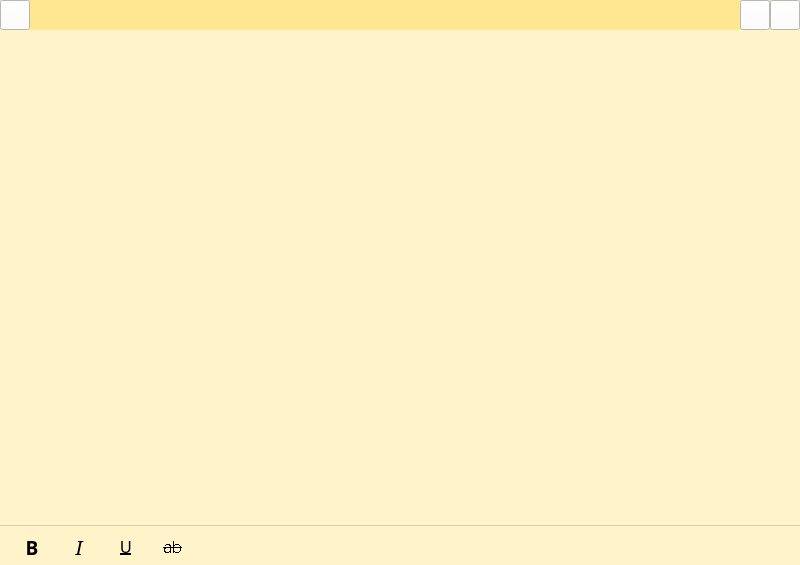
<?xml version="1.0" encoding="UTF-8"?>
<ui version="4.0">
 <class>Form</class>
 <widget class="QWidget" name="Form">
  <property name="geometry">
   <rect>
    <x>0</x>
    <y>0</y>
    <width>800</width>
    <height>565</height>
   </rect>
  </property>
  <property name="windowTitle">
   <string>Form</string>
  </property>
  <property name="styleSheet">
   <string notr="true">background-color: #fff3c9;</string>
  </property>
  <widget class="QWidget" name="widget" native="true">
   <property name="geometry">
    <rect>
     <x>0</x>
     <y>0</y>
     <width>800</width>
     <height>30</height>
    </rect>
   </property>
   <property name="styleSheet">
    <string notr="true">background-color: #ffe792;</string>
   </property>
   <widget class="QPushButton" name="ayarlar">
    <property name="geometry">
     <rect>
      <x>770</x>
      <y>0</y>
      <width>30</width>
      <height>30</height>
     </rect>
    </property>
    <property name="minimumSize">
     <size>
      <width>30</width>
      <height>30</height>
     </size>
    </property>
    <property name="maximumSize">
     <size>
      <width>30</width>
      <height>30</height>
     </size>
    </property>
    <property name="styleSheet">
     <string notr="true">QPushButton{background-color: white;}
QPushButton:disabled{ background-color: yellow; }
QPushButton:pressed{ background-color: orange; }
QPushButton:focus:pressed{ background-color: gray; }
QPushButton:focus{ background-color:black; }
QPushButton:hover{ background-color: white; }
QPushButton:checked{ background-color: pink; }
</string>
    </property>
    <property name="text">
     <string/>
    </property>
    <property name="icon">
     <iconset>
      <normaloff>../icons/closenoot50.png</normaloff>../icons/closenoot50.png</iconset>
    </property>
    <property name="iconSize">
     <size>
      <width>20</width>
      <height>20</height>
     </size>
    </property>
   </widget>
   <widget class="QPushButton" name="ayarlar_2">
    <property name="geometry">
     <rect>
      <x>0</x>
      <y>0</y>
      <width>30</width>
      <height>30</height>
     </rect>
    </property>
    <property name="minimumSize">
     <size>
      <width>30</width>
      <height>30</height>
     </size>
    </property>
    <property name="maximumSize">
     <size>
      <width>30</width>
      <height>30</height>
     </size>
    </property>
    <property name="styleSheet">
     <string notr="true">QPushButton{background-color: white;}
QPushButton:disabled{ background-color: yellow; }
QPushButton:pressed{ background-color: orange; }
QPushButton:focus:pressed{ background-color: gray; }
QPushButton:focus{ background-color:black; }
QPushButton:hover{ background-color: white; }
QPushButton:checked{ background-color: pink; }
</string>
    </property>
    <property name="text">
     <string/>
    </property>
    <property name="icon">
     <iconset>
      <normaloff>../icons/closenoot50.png</normaloff>../icons/closenoot50.png</iconset>
    </property>
    <property name="iconSize">
     <size>
      <width>20</width>
      <height>20</height>
     </size>
    </property>
   </widget>
   <widget class="QPushButton" name="ayarlar_3">
    <property name="geometry">
     <rect>
      <x>740</x>
      <y>0</y>
      <width>30</width>
      <height>30</height>
     </rect>
    </property>
    <property name="minimumSize">
     <size>
      <width>30</width>
      <height>30</height>
     </size>
    </property>
    <property name="maximumSize">
     <size>
      <width>30</width>
      <height>30</height>
     </size>
    </property>
    <property name="styleSheet">
     <string notr="true">QPushButton{background-color: white;}
QPushButton:disabled{ background-color: yellow; }
QPushButton:pressed{ background-color: orange; }
QPushButton:focus:pressed{ background-color: gray; }
QPushButton:focus{ background-color:black; }
QPushButton:hover{ background-color: white; }
QPushButton:checked{ background-color: pink; }
</string>
    </property>
    <property name="text">
     <string/>
    </property>
    <property name="icon">
     <iconset>
      <normaloff>../icons/closenoot50.png</normaloff>../icons/closenoot50.png</iconset>
    </property>
    <property name="iconSize">
     <size>
      <width>20</width>
      <height>20</height>
     </size>
    </property>
   </widget>
  </widget>
  <widget class="QWidget" name="widget_2" native="true">
   <property name="geometry">
    <rect>
     <x>0</x>
     <y>525</y>
     <width>800</width>
     <height>50</height>
    </rect>
   </property>
   <property name="styleSheet">
    <string notr="true">QWidget{
border: 1px solid  rgb(216, 206, 170);
border-color:rgb(216, 206, 170) transparent transparent transparent;
}</string>
   </property>
   <layout class="QHBoxLayout" name="horizontalLayout">
    <property name="spacing">
     <number>0</number>
    </property>
    <property name="leftMargin">
     <number>0</number>
    </property>
    <property name="topMargin">
     <number>0</number>
    </property>
    <property name="rightMargin">
     <number>500</number>
    </property>
    <property name="bottomMargin">
     <number>5</number>
    </property>
    <item>
     <widget class="QPushButton" name="pushButton">
      <property name="minimumSize">
       <size>
        <width>30</width>
        <height>30</height>
       </size>
      </property>
      <property name="maximumSize">
       <size>
        <width>30</width>
        <height>30</height>
       </size>
      </property>
      <property name="font">
       <font>
        <family>Tw Cen MT</family>
        <pointsize>14</pointsize>
        <weight>75</weight>
        <bold>true</bold>
       </font>
      </property>
      <property name="styleSheet">
       <string notr="true">QPushButton{
border:1px solid transparent;
}
QPushButton:hover{
border:1px solid transparent;
	background-color: rgb(216, 206, 170);
}</string>
      </property>
      <property name="text">
       <string>B</string>
      </property>
     </widget>
    </item>
    <item>
     <widget class="QPushButton" name="pushButton_2">
      <property name="minimumSize">
       <size>
        <width>30</width>
        <height>30</height>
       </size>
      </property>
      <property name="maximumSize">
       <size>
        <width>30</width>
        <height>30</height>
       </size>
      </property>
      <property name="font">
       <font>
        <family>Garamond</family>
        <pointsize>14</pointsize>
        <italic>true</italic>
       </font>
      </property>
      <property name="styleSheet">
       <string notr="true">QPushButton{
border:1px solid transparent;
}
QPushButton:hover{
border:1px solid transparent;
	background-color: rgb(216, 206, 170);
}</string>
      </property>
      <property name="text">
       <string>I</string>
      </property>
     </widget>
    </item>
    <item>
     <widget class="QPushButton" name="pushButton_3">
      <property name="minimumSize">
       <size>
        <width>30</width>
        <height>30</height>
       </size>
      </property>
      <property name="maximumSize">
       <size>
        <width>30</width>
        <height>30</height>
       </size>
      </property>
      <property name="font">
       <font>
        <pointsize>12</pointsize>
        <underline>true</underline>
       </font>
      </property>
      <property name="styleSheet">
       <string notr="true">QPushButton{
border:1px solid transparent;
}
QPushButton:hover{
border:1px solid transparent;
	background-color: rgb(216, 206, 170);
}</string>
      </property>
      <property name="text">
       <string>U</string>
      </property>
     </widget>
    </item>
    <item>
     <widget class="QPushButton" name="pushButton_4">
      <property name="minimumSize">
       <size>
        <width>30</width>
        <height>30</height>
       </size>
      </property>
      <property name="maximumSize">
       <size>
        <width>30</width>
        <height>30</height>
       </size>
      </property>
      <property name="font">
       <font>
        <family>Verdana</family>
        <pointsize>12</pointsize>
        <italic>false</italic>
        <strikeout>true</strikeout>
        <stylestrategy>NoAntialias</stylestrategy>
       </font>
      </property>
      <property name="styleSheet">
       <string notr="true">QPushButton{
border:1px solid transparent;
}
QPushButton:hover{
border:1px solid transparent;
	background-color: rgb(216, 206, 170);
}</string>
      </property>
      <property name="text">
       <string>ab</string>
      </property>
     </widget>
    </item>
    <item>
     <widget class="QPushButton" name="pushButton_5">
      <property name="minimumSize">
       <size>
        <width>30</width>
        <height>30</height>
       </size>
      </property>
      <property name="maximumSize">
       <size>
        <width>30</width>
        <height>30</height>
       </size>
      </property>
      <property name="styleSheet">
       <string notr="true">QPushButton{
border:1px solid transparent;
}
QPushButton:hover{
border:1px solid transparent;
	background-color: rgb(216, 206, 170);
}</string>
      </property>
      <property name="text">
       <string/>
      </property>
      <property name="icon">
       <iconset>
        <normaloff>icons/itemize.png</normaloff>icons/itemize.png</iconset>
      </property>
      <property name="iconSize">
       <size>
        <width>12</width>
        <height>12</height>
       </size>
      </property>
     </widget>
    </item>
    <item>
     <widget class="QPushButton" name="pushButton_6">
      <property name="minimumSize">
       <size>
        <width>30</width>
        <height>30</height>
       </size>
      </property>
      <property name="maximumSize">
       <size>
        <width>30</width>
        <height>30</height>
       </size>
      </property>
      <property name="styleSheet">
       <string notr="true">QPushButton{
border:1px solid transparent;
}
QPushButton:hover{
border:1px solid transparent;
	background-color: rgb(216, 206, 170);
}</string>
      </property>
      <property name="text">
       <string/>
      </property>
      <property name="icon">
       <iconset>
        <normaloff>icons/image50.png</normaloff>icons/image50.png</iconset>
      </property>
      <property name="iconSize">
       <size>
        <width>18</width>
        <height>18</height>
       </size>
      </property>
     </widget>
    </item>
   </layout>
  </widget>
  <widget class="QPlainTextEdit" name="plainTextEdit">
   <property name="geometry">
    <rect>
     <x>0</x>
     <y>30</y>
     <width>800</width>
     <height>495</height>
    </rect>
   </property>
   <property name="font">
    <font>
     <pointsize>12</pointsize>
    </font>
   </property>
   <property name="frameShape">
    <enum>QFrame::NoFrame</enum>
   </property>
   <property name="frameShadow">
    <enum>QFrame::Plain</enum>
   </property>
   <property name="tabChangesFocus">
    <bool>false</bool>
   </property>
   <property name="plainText">
    <string/>
   </property>
   <property name="backgroundVisible">
    <bool>false</bool>
   </property>
   <property name="centerOnScroll">
    <bool>false</bool>
   </property>
  </widget>
 </widget>
 <resources/>
 <connections/>
</ui>
